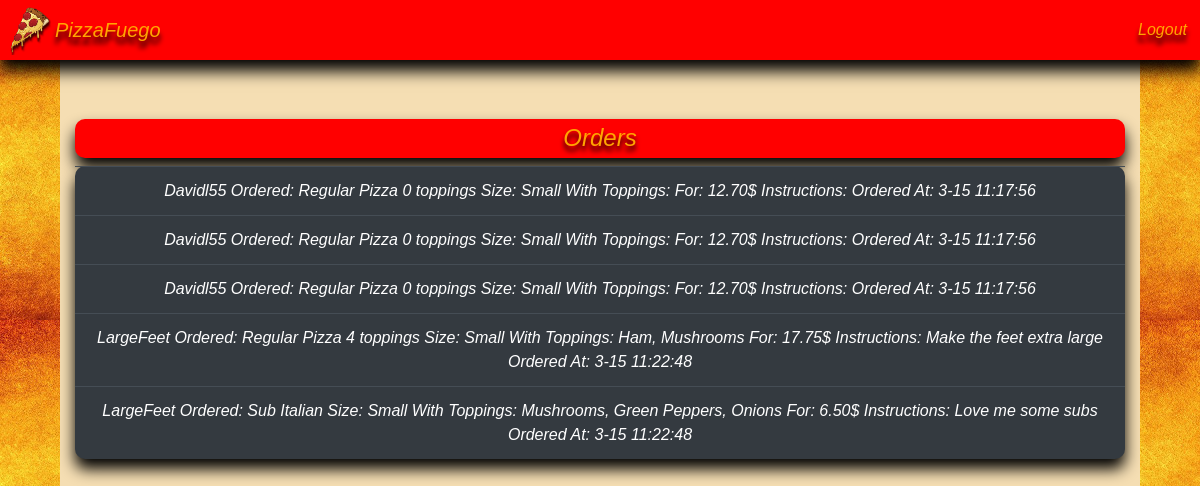
Before: /viewOrders with the older database file.
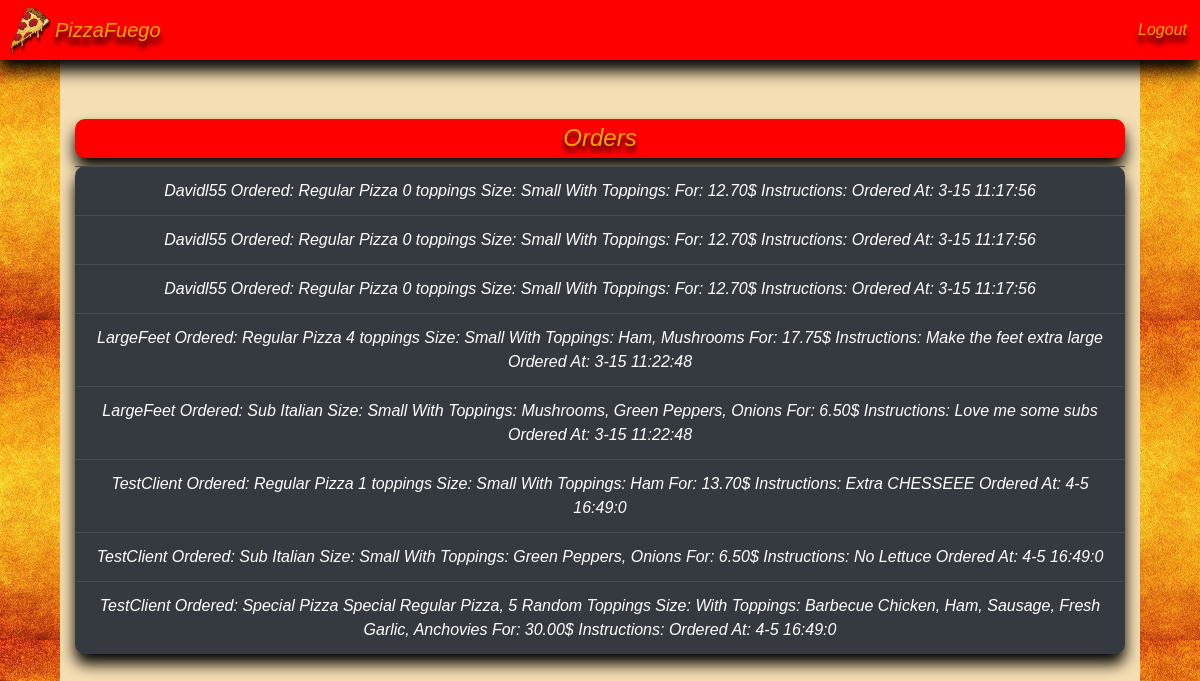
After: the same page with the newer database file.
### orders/models.py (models this page shows)
class OrderPaid(models.Model):
    order = models.CharField(max_length=64)
    time_stamp = models.CharField(max_length=64)
    def __str__(self):
        return f'{self.order} \nOrdered At: {self.time_stamp}'

### orders/views.py (the view)
# urls.py: path("viewOrders", views.viewOrders, name="viewOrders"),
def viewOrders(request):
    context = {
        "orders": OrderPaid.objects.all()
    }
    return render(request, "viewOrders.html", context=context)

### orders/templates/viewOrders.html (shortened to what this page needs)
{% extends "layout.html" %}
{% block body %}
    {% load static %}
    <br>
    <h4 class="menuTitle">Orders</h4>
    <table class="table table-dark menuTable" data-checkout_table>
    {% for order in orders %}
    <tr>
        <td style="text-align: center;">{{ order }}</td>
    </tr>
    {% endfor %}
    </table>
{% endblock %}

### orders/templates/layout.html (shortened to what this page needs)
<!DOCTYPE html>
<html lang="en">
    <head>
        {% load static %}
        <link rel="stylesheet" href="https://stackpath.bootstrapcdn.com/bootstrap/4.4.1/css/bootstrap.min.css">
        <link rel="stylesheet" href="{% static 'style/main.css' %}">
    </head>
    <body id="bg">
        <nav class="navbar navbar-expand myNav">
            <img src="{% static 'images/PizzaNavRedone.png' %}" alt="" class="pizzaLogo">
            <a href="/" class="navbar-brand myLogo">PizzaFuego</a>
            <ul class="navbar-nav ml-auto">
                <li class="nav-item">
                    <button class="shoppingCartBtn" id="shoppingCart"><img src="{% static 'images/shoppingcart.png' %}" alt="" class="shoppingCartImg"></button>
                </li>
                {% if logged_in == "" %}
                <li class="nav-item">
                    <a href="/login" class="nav-link myLogo" data-login>Login</a>
                </li>
                <li class="nav-item">
                    <a href="/register" class="nav-link myLogo">Register</a>
                </li>
                {% else %}
                <li class="nav-item">
                    <a href="/logout" class="nav-link myLogo">Logout</a>
                </li>
                {% endif %}
            </ul>
        </nav>
            <div id="mainApp">
                    <h1>-----</h1>
                    <br>
                    {% block body %}
                    {% endblock %}
            </div>
    </body>
</html>

### static/style/main.css (style rules this page uses)
h1 { color: red; }
#mainApp { height: 100%; overflow-y: scroll; background-color: wheat; padding: 15px; width: 90%; margin-left: 5%; float: left; }
.myNav { background-color: red; padding: 5px; text-align: center; position: fixed; top: 0%; width: 100%; z-index: 100; box-shadow: 0px 10px 15px 1px black; }
.myLogo { color: #ffa500; text-shadow: 0px 7px 5px black; }
.menuTitle { color: #ffa500; background-color: red; text-align: center; box-shadow: 0px 10px 15px black; border-radius: 10px; padding: 5px; text-shadow: 0px 5px 5px black; }
.menuTable { box-shadow: 0px 10px 15px black; border-radius: 10px; }
.pizzaLogo { width: 50px; height: 50px; }
.shoppingCartBtn { border: 0px; background-color: red; }
img { cursor: pointer; }
a { color: inherit; }

Changed rows visible on the page:
added OrderPaid: order+time_stamp "TestClient Ordered: Regular Pizza 1 toppings Size: Small With Toppings: Ham For: 13.70$ Instructions: Extra CHESSEEE Ordered At: 4-5 16:49:0"
added OrderPaid: order+time_stamp "TestClient Ordered: Sub Italian Size: Small With Toppings: Green Peppers, Onions For: 6.50$ Instructions: No Lettuce Ordered At: 4-5 16:49:0"
added OrderPaid: order+time_stamp "TestClient Ordered: Special Pizza Special Regular Pizza, 5 Random Toppings Size: With Toppings: Barbecue Chicken, Ham, Sausage, Fresh Garlic, Anchovies For: 30.00$ Instructions: Ordered At: 4-5 16:49:0"
